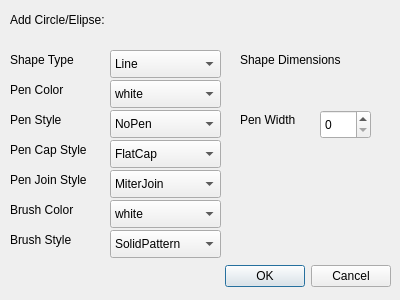
<?xml version="1.0" encoding="UTF-8"?>
<ui version="4.0">
 <class>add_CircElip</class>
 <widget class="QDialog" name="add_CircElip">
  <property name="geometry">
   <rect>
    <x>0</x>
    <y>0</y>
    <width>400</width>
    <height>300</height>
   </rect>
  </property>
  <property name="windowTitle">
   <string>Dialog</string>
  </property>
  <widget class="QDialogButtonBox" name="buttonBox">
   <property name="geometry">
    <rect>
     <x>50</x>
     <y>260</y>
     <width>341</width>
     <height>32</height>
    </rect>
   </property>
   <property name="orientation">
    <enum>Qt::Horizontal</enum>
   </property>
   <property name="standardButtons">
    <set>QDialogButtonBox::Cancel|QDialogButtonBox::Ok</set>
   </property>
  </widget>
  <widget class="QLabel" name="label_8">
   <property name="geometry">
    <rect>
     <x>10</x>
     <y>170</y>
     <width>101</width>
     <height>20</height>
    </rect>
   </property>
   <property name="text">
    <string>Pen Join Style</string>
   </property>
  </widget>
  <widget class="QComboBox" name="comboBox">
   <property name="geometry">
    <rect>
     <x>110</x>
     <y>50</y>
     <width>111</width>
     <height>28</height>
    </rect>
   </property>
   <item>
    <property name="text">
     <string>Line</string>
    </property>
   </item>
   <item>
    <property name="text">
     <string>Polyline</string>
    </property>
   </item>
   <item>
    <property name="text">
     <string>Polygon</string>
    </property>
   </item>
   <item>
    <property name="text">
     <string>Rectangle</string>
    </property>
   </item>
   <item>
    <property name="text">
     <string>Square</string>
    </property>
   </item>
   <item>
    <property name="text">
     <string>Ellipse</string>
    </property>
   </item>
   <item>
    <property name="text">
     <string>Circle</string>
    </property>
   </item>
  </widget>
  <widget class="QComboBox" name="comboBox_6">
   <property name="geometry">
    <rect>
     <x>110</x>
     <y>170</y>
     <width>111</width>
     <height>28</height>
    </rect>
   </property>
   <item>
    <property name="text">
     <string>MiterJoin</string>
    </property>
   </item>
   <item>
    <property name="text">
     <string>BevelJoin</string>
    </property>
   </item>
   <item>
    <property name="text">
     <string>RoundJoin</string>
    </property>
   </item>
  </widget>
  <widget class="QLabel" name="label_6">
   <property name="geometry">
    <rect>
     <x>240</x>
     <y>110</y>
     <width>91</width>
     <height>20</height>
    </rect>
   </property>
   <property name="text">
    <string>Pen Width</string>
   </property>
  </widget>
  <widget class="QComboBox" name="comboBox_4">
   <property name="geometry">
    <rect>
     <x>110</x>
     <y>80</y>
     <width>111</width>
     <height>28</height>
    </rect>
   </property>
   <item>
    <property name="text">
     <string>white</string>
    </property>
   </item>
   <item>
    <property name="text">
     <string>black</string>
    </property>
   </item>
   <item>
    <property name="text">
     <string>red</string>
    </property>
   </item>
   <item>
    <property name="text">
     <string>green</string>
    </property>
   </item>
   <item>
    <property name="text">
     <string>blue</string>
    </property>
   </item>
   <item>
    <property name="text">
     <string>cyan</string>
    </property>
   </item>
   <item>
    <property name="text">
     <string>magenta</string>
    </property>
   </item>
   <item>
    <property name="text">
     <string>yellow</string>
    </property>
   </item>
   <item>
    <property name="text">
     <string>gray</string>
    </property>
   </item>
  </widget>
  <widget class="QLabel" name="label_5">
   <property name="geometry">
    <rect>
     <x>10</x>
     <y>80</y>
     <width>91</width>
     <height>20</height>
    </rect>
   </property>
   <property name="text">
    <string>Pen Color</string>
   </property>
  </widget>
  <widget class="QComboBox" name="comboBox_8">
   <property name="geometry">
    <rect>
     <x>110</x>
     <y>230</y>
     <width>111</width>
     <height>28</height>
    </rect>
   </property>
   <item>
    <property name="text">
     <string>SolidPattern</string>
    </property>
   </item>
   <item>
    <property name="text">
     <string>HorPattern</string>
    </property>
   </item>
   <item>
    <property name="text">
     <string>VerPattern</string>
    </property>
   </item>
   <item>
    <property name="text">
     <string>NoBrush</string>
    </property>
   </item>
  </widget>
  <widget class="QLabel" name="label_2">
   <property name="geometry">
    <rect>
     <x>10</x>
     <y>10</y>
     <width>141</width>
     <height>20</height>
    </rect>
   </property>
   <property name="text">
    <string>Add Circle/Elipse:</string>
   </property>
  </widget>
  <widget class="QLabel" name="label_11">
   <property name="geometry">
    <rect>
     <x>10</x>
     <y>140</y>
     <width>91</width>
     <height>20</height>
    </rect>
   </property>
   <property name="text">
    <string>Pen Cap Style</string>
   </property>
  </widget>
  <widget class="QLabel" name="label_3">
   <property name="geometry">
    <rect>
     <x>10</x>
     <y>50</y>
     <width>91</width>
     <height>20</height>
    </rect>
   </property>
   <property name="text">
    <string>Shape Type</string>
   </property>
  </widget>
  <widget class="QLabel" name="label_9">
   <property name="geometry">
    <rect>
     <x>10</x>
     <y>200</y>
     <width>81</width>
     <height>20</height>
    </rect>
   </property>
   <property name="text">
    <string>Brush Color</string>
   </property>
  </widget>
  <widget class="QSpinBox" name="spinBox">
   <property name="geometry">
    <rect>
     <x>320</x>
     <y>110</y>
     <width>51</width>
     <height>29</height>
    </rect>
   </property>
  </widget>
  <widget class="QComboBox" name="comboBox_5">
   <property name="geometry">
    <rect>
     <x>110</x>
     <y>110</y>
     <width>111</width>
     <height>28</height>
    </rect>
   </property>
   <item>
    <property name="text">
     <string>NoPen</string>
    </property>
   </item>
   <item>
    <property name="text">
     <string>SolidLine</string>
    </property>
   </item>
   <item>
    <property name="text">
     <string>DashLine</string>
    </property>
   </item>
   <item>
    <property name="text">
     <string>DotLine</string>
    </property>
   </item>
   <item>
    <property name="text">
     <string>DashDotLine</string>
    </property>
   </item>
   <item>
    <property name="text">
     <string>DashDotDotLine</string>
    </property>
   </item>
  </widget>
  <widget class="QLabel" name="label_7">
   <property name="geometry">
    <rect>
     <x>10</x>
     <y>110</y>
     <width>63</width>
     <height>20</height>
    </rect>
   </property>
   <property name="text">
    <string>Pen Style</string>
   </property>
  </widget>
  <widget class="QLabel" name="label_10">
   <property name="geometry">
    <rect>
     <x>10</x>
     <y>230</y>
     <width>81</width>
     <height>20</height>
    </rect>
   </property>
   <property name="text">
    <string>Brush Style</string>
   </property>
  </widget>
  <widget class="QComboBox" name="comboBox_2">
   <property name="geometry">
    <rect>
     <x>110</x>
     <y>140</y>
     <width>111</width>
     <height>28</height>
    </rect>
   </property>
   <item>
    <property name="text">
     <string>FlatCap</string>
    </property>
   </item>
   <item>
    <property name="text">
     <string>SquareCap</string>
    </property>
   </item>
   <item>
    <property name="text">
     <string>RoundCap</string>
    </property>
   </item>
  </widget>
  <widget class="QLabel" name="label_4">
   <property name="geometry">
    <rect>
     <x>240</x>
     <y>50</y>
     <width>141</width>
     <height>20</height>
    </rect>
   </property>
   <property name="text">
    <string>Shape Dimensions</string>
   </property>
  </widget>
  <widget class="QComboBox" name="comboBox_7">
   <property name="geometry">
    <rect>
     <x>110</x>
     <y>200</y>
     <width>111</width>
     <height>28</height>
    </rect>
   </property>
   <item>
    <property name="text">
     <string>white</string>
    </property>
   </item>
   <item>
    <property name="text">
     <string>black</string>
    </property>
   </item>
   <item>
    <property name="text">
     <string>red</string>
    </property>
   </item>
   <item>
    <property name="text">
     <string>green</string>
    </property>
   </item>
   <item>
    <property name="text">
     <string>blue</string>
    </property>
   </item>
   <item>
    <property name="text">
     <string>cyan</string>
    </property>
   </item>
   <item>
    <property name="text">
     <string>magenta</string>
    </property>
   </item>
   <item>
    <property name="text">
     <string>yellow</string>
    </property>
   </item>
   <item>
    <property name="text">
     <string>gray</string>
    </property>
   </item>
  </widget>
 </widget>
 <resources/>
 <connections>
  <connection>
   <sender>buttonBox</sender>
   <signal>accepted()</signal>
   <receiver>add_CircElip</receiver>
   <slot>accept()</slot>
   <hints>
    <hint type="sourcelabel">
     <x>248</x>
     <y>254</y>
    </hint>
    <hint type="destinationlabel">
     <x>157</x>
     <y>274</y>
    </hint>
   </hints>
  </connection>
  <connection>
   <sender>buttonBox</sender>
   <signal>rejected()</signal>
   <receiver>add_CircElip</receiver>
   <slot>reject()</slot>
   <hints>
    <hint type="sourcelabel">
     <x>316</x>
     <y>260</y>
    </hint>
    <hint type="destinationlabel">
     <x>286</x>
     <y>274</y>
    </hint>
   </hints>
  </connection>
 </connections>
</ui>
